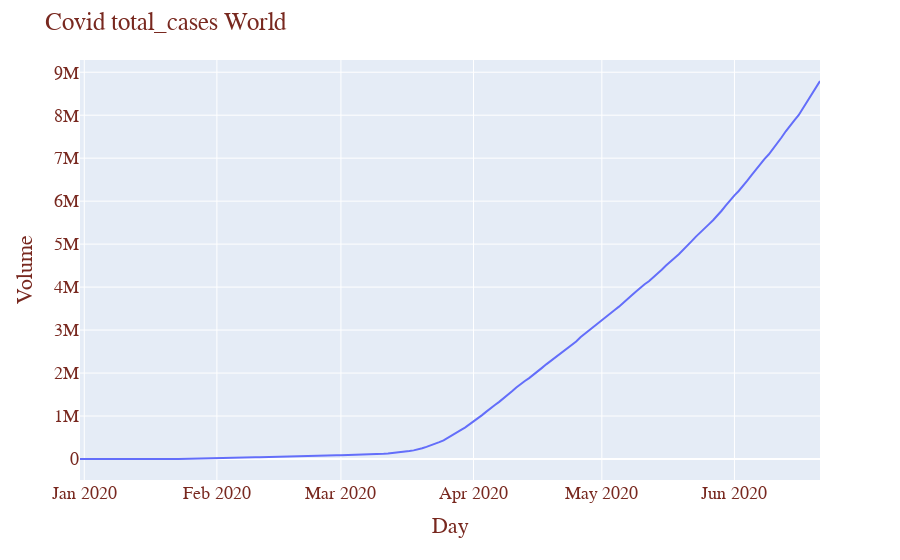
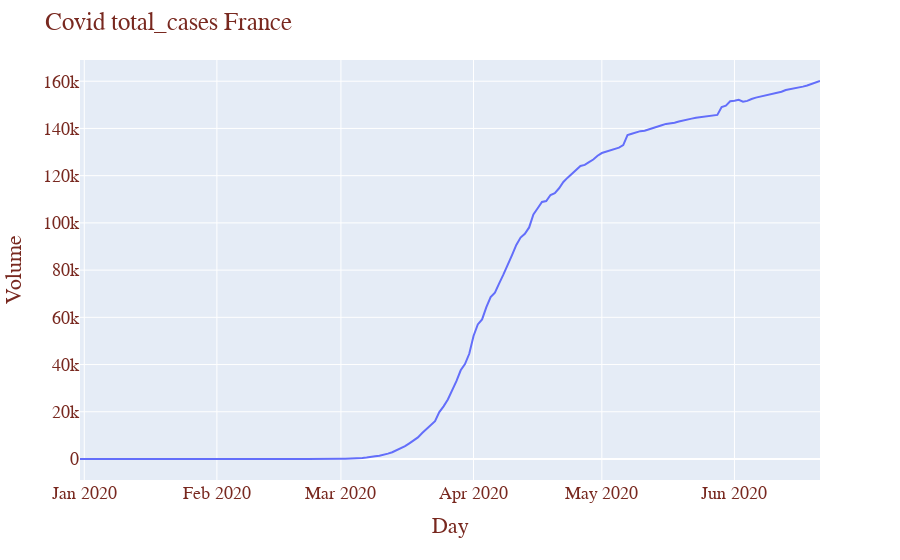
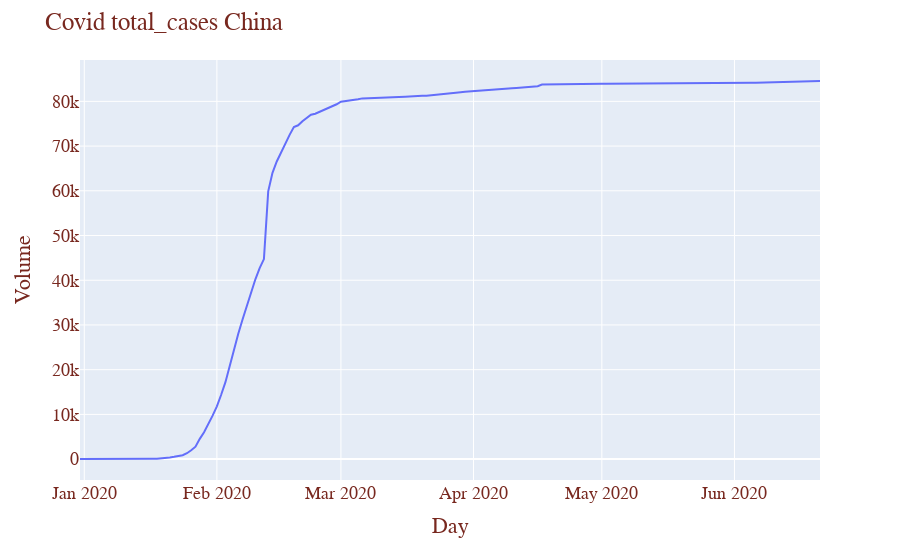
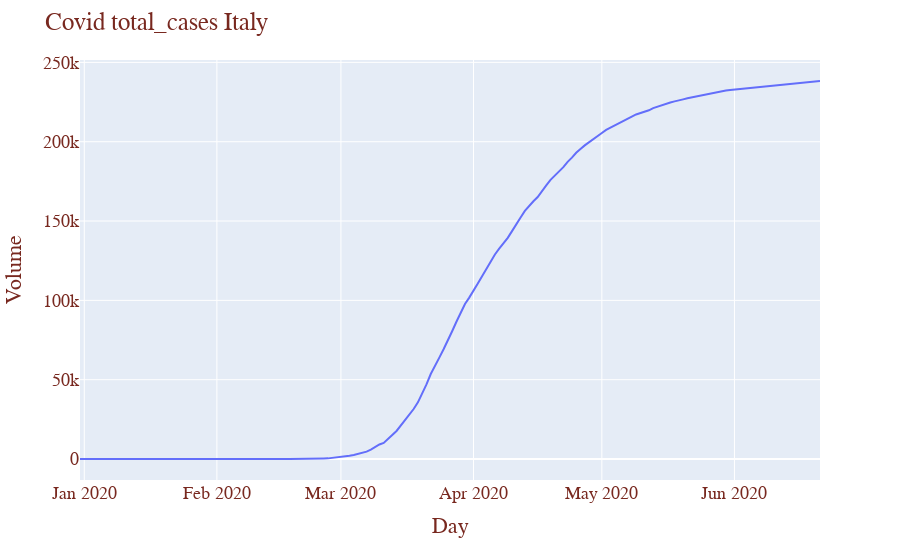

Write notebook code for charts like these, in order.
### Code cell
## Plotly graph will be not display on Git ##
massBalance("total_cases",df,"World")
massBalance("total_cases",df,"France")
massBalance("total_cases",df,"China")
massBalance("total_cases",df,"Italy")
massBalance("total_cases",df,"Spain")
massBalance("total_cases",df,"United States")
massBalance("total_cases",df,"United Kingdom")
massBalance("total_cases",df,"Germany")
massBalance("total_cases",df,"Iran")
massBalance("total_cases",df,"Turkey")
massBalance("total_cases",df,"Brazil")

### Figure 1 — Plotly figure (JSON) as saved in the notebook; plotly's stock layout.template omitted (floating-point values rounded to 4 significant figures; data arrays with more than 128 entries replaced by an {"elided": "..."} marker saying what was removed)
{"data": [{"hoverlabel": {"namelength": 0}, "hovertemplate": "x=%{x}<br>y=%{y}", "legendgroup": "", "line": {"color": "#636efa", "dash": "solid"}, "mode": "lines", "name": "", "showlegend": false, "type": "scatter", "x": {"elided": "174 str values"}, "xaxis": "x", "y": {"elided": "174 int values"}, "yaxis": "y"}], "layout": {"font": {"color": "#78281F", "family": "Courier New, monospace", "size": 18}, "legend": {"tracegroupgap": 0}, "margin": {"t": 60}, "title": {"text": "Covid total_cases World"}, "xaxis": {"anchor": "y", "domain": [0, 1], "title": {"text": "Day"}}, "yaxis": {"anchor": "x", "domain": [0, 1], "title": {"text": "Volume"}}}}

### Figure 2 — Plotly figure (JSON) as saved in the notebook; plotly's stock layout.template omitted (floating-point values rounded to 4 significant figures; data arrays with more than 128 entries replaced by an {"elided": "..."} marker saying what was removed)
{"data": [{"hoverlabel": {"namelength": 0}, "hovertemplate": "x=%{x}<br>y=%{y}", "legendgroup": "", "line": {"color": "#636efa", "dash": "solid"}, "mode": "lines", "name": "", "showlegend": false, "type": "scatter", "x": {"elided": "174 str values"}, "xaxis": "x", "y": {"elided": "174 int values"}, "yaxis": "y"}], "layout": {"font": {"color": "#78281F", "family": "Courier New, monospace", "size": 18}, "legend": {"tracegroupgap": 0}, "margin": {"t": 60}, "title": {"text": "Covid total_cases France"}, "xaxis": {"anchor": "y", "domain": [0, 1], "title": {"text": "Day"}}, "yaxis": {"anchor": "x", "domain": [0, 1], "title": {"text": "Volume"}}}}

### Figure 3 — Plotly figure (JSON) as saved in the notebook; plotly's stock layout.template omitted (floating-point values rounded to 4 significant figures; data arrays with more than 128 entries replaced by an {"elided": "..."} marker saying what was removed)
{"data": [{"hoverlabel": {"namelength": 0}, "hovertemplate": "x=%{x}<br>y=%{y}", "legendgroup": "", "line": {"color": "#636efa", "dash": "solid"}, "mode": "lines", "name": "", "showlegend": false, "type": "scatter", "x": {"elided": "174 str values"}, "xaxis": "x", "y": {"elided": "174 int values"}, "yaxis": "y"}], "layout": {"font": {"color": "#78281F", "family": "Courier New, monospace", "size": 18}, "legend": {"tracegroupgap": 0}, "margin": {"t": 60}, "title": {"text": "Covid total_cases China"}, "xaxis": {"anchor": "y", "domain": [0, 1], "title": {"text": "Day"}}, "yaxis": {"anchor": "x", "domain": [0, 1], "title": {"text": "Volume"}}}}

### Figure 4 — Plotly figure (JSON) as saved in the notebook; plotly's stock layout.template omitted (floating-point values rounded to 4 significant figures; data arrays with more than 128 entries replaced by an {"elided": "..."} marker saying what was removed)
{"data": [{"hoverlabel": {"namelength": 0}, "hovertemplate": "x=%{x}<br>y=%{y}", "legendgroup": "", "line": {"color": "#636efa", "dash": "solid"}, "mode": "lines", "name": "", "showlegend": false, "type": "scatter", "x": {"elided": "174 str values"}, "xaxis": "x", "y": {"elided": "174 int values"}, "yaxis": "y"}], "layout": {"font": {"color": "#78281F", "family": "Courier New, monospace", "size": 18}, "legend": {"tracegroupgap": 0}, "margin": {"t": 60}, "title": {"text": "Covid total_cases Italy"}, "xaxis": {"anchor": "y", "domain": [0, 1], "title": {"text": "Day"}}, "yaxis": {"anchor": "x", "domain": [0, 1], "title": {"text": "Volume"}}}}
